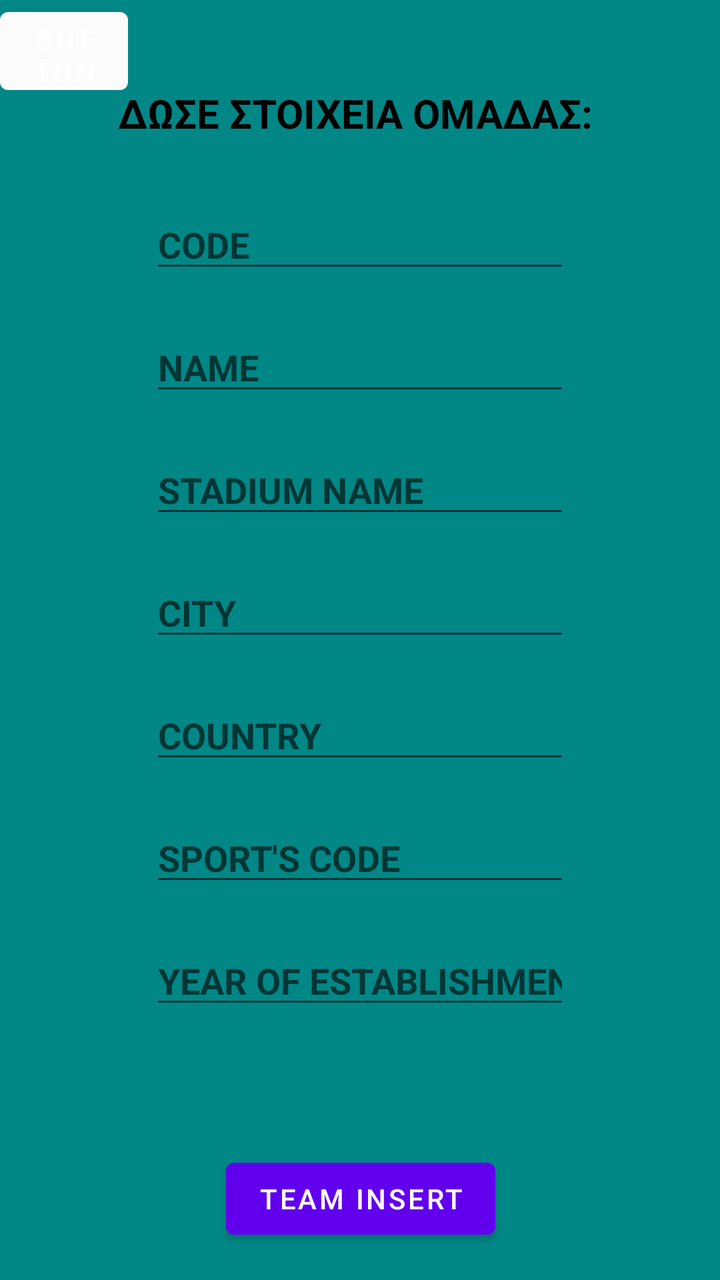
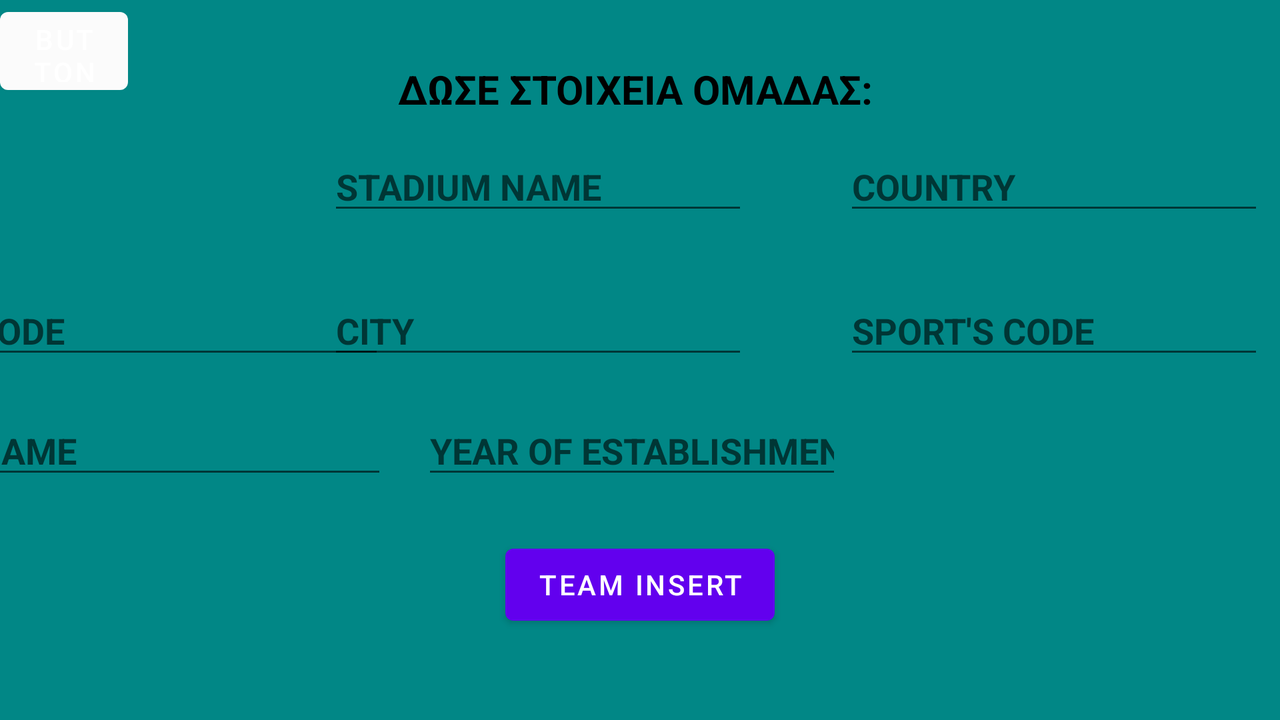

First picture: res/layout/ on a phone held upright. Second picture: the repository's own variant of that layout, on a device whose configuration matches the variant's folder. Source for both follows.
<!-- AndroidManifest.xml: application theme Theme.Ergasia -->
<!-- res/layout/fragment_team_insert.xml -->
<?xml version="1.0" encoding="utf-8"?>
<FrameLayout xmlns:android="http://schemas.android.com/apk/res/android"
    xmlns:tools="http://schemas.android.com/tools"
    android:layout_width="match_parent"
    android:layout_height="match_parent"
    xmlns:app="http://schemas.android.com/apk/res-auto"
    tools:context=".TeamInsertFragment">

    
    <androidx.constraintlayout.widget.ConstraintLayout
        android:layout_width="match_parent"
        android:layout_height="match_parent"
        android:background="@color/teal_700">




        <EditText
            android:id="@+id/editTextCodeTeam"
            android:layout_width="wrap_content"
            android:layout_height="wrap_content"
            android:layout_marginStart="120dp"
            android:layout_marginLeft="120dp"
            android:layout_marginTop="100dp"
            android:layout_marginEnd="120dp"
            android:layout_marginRight="120dp"
            android:layout_marginBottom="20dp"
            android:ems="10"
            android:inputType="textPersonName"
            android:hint="@string/editTextTextCodeSport"
            android:textStyle="bold"
            android:textColor="@color/black"
            app:layout_constraintBottom_toTopOf="@+id/editTextTeamName"
            app:layout_constraintEnd_toEndOf="parent"
            app:layout_constraintStart_toStartOf="parent"
            app:layout_constraintTop_toTopOf="parent" />

        <EditText
            android:id="@+id/editTextTeamName"
            android:layout_width="wrap_content"
            android:layout_height="wrap_content"
            android:layout_marginStart="120dp"
            android:layout_marginLeft="120dp"
            android:layout_marginTop="20dp"
            android:layout_marginEnd="120dp"
            android:layout_marginRight="120dp"
            android:ems="10"
            android:inputType="textPersonName"
            android:hint="NAME"
            android:textStyle="bold"
            android:textColor="@color/black"
            app:layout_constraintEnd_toEndOf="parent"
            app:layout_constraintStart_toStartOf="parent"
            app:layout_constraintTop_toBottomOf="@+id/editTextCodeTeam" />

        <EditText
            android:id="@+id/editTextStadiumName"
            android:layout_width="wrap_content"
            android:layout_height="wrap_content"
            android:layout_marginStart="120dp"
            android:layout_marginLeft="120dp"
            android:layout_marginTop="20dp"
            android:layout_marginEnd="120dp"
            android:layout_marginRight="120dp"
            android:ems="10"
            android:inputType="textPersonName"
            android:hint="STADIUM NAME"
            android:textStyle="bold"
            android:textColor="@color/black"
            app:layout_constraintEnd_toEndOf="parent"
            app:layout_constraintStart_toStartOf="parent"
            app:layout_constraintTop_toBottomOf="@+id/editTextTeamName" />

        <EditText
            android:id="@+id/editTextStadiumCity"
            android:layout_width="wrap_content"
            android:layout_height="wrap_content"
            android:layout_marginStart="120dp"
            android:layout_marginLeft="120dp"
            android:layout_marginTop="20dp"
            android:layout_marginEnd="120dp"
            android:layout_marginRight="120dp"
            android:ems="10"
            android:inputType="textPersonName"
            android:hint="CITY"
            android:textStyle="bold"
            android:textColor="@color/black"
            app:layout_constraintEnd_toEndOf="parent"
            app:layout_constraintStart_toStartOf="parent"
            app:layout_constraintTop_toBottomOf="@+id/editTextStadiumName" />


        <TextView
            android:id="@+id/text_team_insert"
            android:layout_width="match_parent"
            android:layout_height="wrap_content"
            android:layout_marginStart="8dp"
            android:layout_marginTop="20dp"
            android:layout_marginEnd="8dp"
            android:layout_marginBottom="60dp"
            android:text="ΔΩΣΕ ΣΤΟΙΧΕΙΑ ΟΜΑΔΑΣ: "
            android:textAlignment="center"
            android:textSize="20sp"
            android:textStyle="bold"
            android:textColor="@color/black"
            app:layout_constraintBottom_toBottomOf="parent"
            app:layout_constraintEnd_toEndOf="parent"
            app:layout_constraintHorizontal_bias="0.0"
            app:layout_constraintStart_toStartOf="parent"
            app:layout_constraintTop_toTopOf="parent"
            app:layout_constraintVertical_bias="0.043" />

        <Button
            android:id="@+id/button_team_insert"
            android:layout_width="wrap_content"
            android:layout_height="wrap_content"
            android:layout_marginStart="120dp"
            android:layout_marginLeft="120dp"
            android:layout_marginTop="250dp"
            android:layout_marginEnd="120dp"
            android:layout_marginRight="120dp"
            android:text="TEAM INSERT"
            app:layout_constraintEnd_toEndOf="parent"
            app:layout_constraintHorizontal_bias="0.483"
            app:layout_constraintStart_toStartOf="parent"
            app:layout_constraintTop_toBottomOf="@+id/editTextStadiumCity" />

        <EditText
            android:id="@+id/editTextStadiumCountry"
            android:layout_width="wrap_content"
            android:layout_height="wrap_content"
            android:layout_marginStart="120dp"
            android:layout_marginLeft="120dp"
            android:layout_marginTop="20dp"
            android:layout_marginEnd="120dp"
            android:layout_marginRight="120dp"
            android:ems="10"
            android:inputType="textPersonName"
            android:hint="COUNTRY"
            android:textStyle="bold"
            android:textColor="@color/black"
            app:layout_constraintEnd_toEndOf="parent"
            app:layout_constraintStart_toStartOf="parent"
            app:layout_constraintTop_toBottomOf="@+id/editTextStadiumCity" />

        <EditText
            android:id="@+id/editTextTeamSportsCode"
            android:layout_width="wrap_content"
            android:layout_height="wrap_content"
            android:layout_marginStart="120dp"
            android:layout_marginLeft="120dp"
            android:layout_marginTop="20dp"
            android:layout_marginEnd="120dp"
            android:layout_marginRight="120dp"
            android:ems="10"
            android:inputType="textPersonName"
            android:hint="SPORT'S CODE"
            android:textStyle="bold"
            android:textColor="@color/black"
            app:layout_constraintEnd_toEndOf="parent"
            app:layout_constraintStart_toStartOf="parent"
            app:layout_constraintTop_toBottomOf="@+id/editTextStadiumCountry" />

        <EditText
            android:id="@+id/editTextYearTeamBirth"
            android:layout_width="wrap_content"
            android:layout_height="wrap_content"
            android:layout_marginStart="120dp"
            android:layout_marginLeft="120dp"
            android:layout_marginTop="20dp"
            android:layout_marginEnd="120dp"
            android:layout_marginRight="120dp"
            android:ems="10"
            android:inputType="textPersonName"
            android:hint="YEAR OF ESTABLISHMENT "
            android:textStyle="bold"
            android:textColor="@color/black"
            app:layout_constraintEnd_toEndOf="parent"
            app:layout_constraintStart_toStartOf="parent"
            app:layout_constraintTop_toBottomOf="@+id/editTextTeamSportsCode" />
        <Button
            android:id="@+id/backTeam"
            android:layout_width="64dp"
            android:layout_height="51dp"
            android:text="Button"
            app:backgroundTint="#FBFBFB"
            app:icon="@drawable/ic_baseline_arrow_back_24"
            app:iconTint="#090404"
            app:layout_constraintStart_toStartOf="parent"
            app:layout_constraintTop_toTopOf="parent" />


    </androidx.constraintlayout.widget.ConstraintLayout>

</FrameLayout>
<!-- resources referenced by this layout -->
<resources>
  <color name="black">#FF000000</color>
  <color name="teal_700">#FF018786</color>
  <string name="editTextTextCodeSport">CODE</string>
  <style name="Theme.Ergasia" parent="Theme.MaterialComponents.DayNight.DarkActionBar">
          
          <item name="colorPrimary">@color/purple_500</item>
          <item name="colorPrimaryVariant">@color/purple_700</item>
          <item name="colorOnPrimary">@color/white</item>
          
          <item name="colorSecondary">@color/teal_200</item>
          <item name="colorSecondaryVariant">@color/teal_700</item>
          <item name="colorOnSecondary">@color/black</item>
          
          <item name="android:statusBarColor" tools:targetApi="l">?attr/colorPrimaryVariant</item>
          
      </style>
  <color name="purple_500">#FF6200EE</color>
  <color name="purple_700">#FF3700B3</color>
  <color name="white">#FFFFFFFF</color>
  <color name="teal_200">#FF03DAC5</color>
</resources>
<!-- res/layout-land/fragment_team_insert.xml (the repository's variant of the layout above) -->
<!-- drawn on the phone turned sideways -->
<?xml version="1.0" encoding="utf-8"?>
<FrameLayout xmlns:android="http://schemas.android.com/apk/res/android"
    xmlns:tools="http://schemas.android.com/tools"
    android:layout_width="match_parent"
    android:layout_height="match_parent"
    xmlns:app="http://schemas.android.com/apk/res-auto"
    tools:context=".TeamInsertFragment">

    
    <androidx.constraintlayout.widget.ConstraintLayout
        android:layout_width="match_parent"
        android:layout_height="match_parent"
        android:background="@color/teal_700">




        <EditText
            android:id="@+id/editTextCodeTeam"
            android:layout_width="wrap_content"
            android:layout_height="wrap_content"
            android:layout_marginTop="112dp"
            android:ems="10"
            android:hint="@string/editTextTextCodeSport"
            android:inputType="textPersonName"
            android:textColor="@color/black"
            android:textStyle="bold"
            app:layout_constraintEnd_toStartOf="@+id/editTextStadiumName"
            app:layout_constraintHorizontal_bias="0.391"
            app:layout_constraintStart_toStartOf="parent"
            app:layout_constraintTop_toTopOf="@+id/text_team_insert" />

        <EditText
            android:id="@+id/editTextTeamName"
            android:layout_width="wrap_content"
            android:layout_height="wrap_content"
            android:layout_marginTop="172dp"
            android:ems="10"
            android:hint="NAME"
            android:inputType="textPersonName"
            android:textColor="@color/black"
            android:textStyle="bold"
            app:layout_constraintEnd_toStartOf="@+id/editTextStadiumCity"
            app:layout_constraintHorizontal_bias="0.36"
            app:layout_constraintStart_toStartOf="parent"
            app:layout_constraintTop_toTopOf="@+id/text_team_insert" />

        <EditText
            android:id="@+id/editTextStadiumName"
            android:layout_width="wrap_content"
            android:layout_height="wrap_content"
            android:layout_marginTop="40dp"
            android:layout_marginEnd="48dp"
            android:layout_marginRight="48dp"
            android:ems="10"
            android:hint="STADIUM NAME"
            android:inputType="textPersonName"
            android:textColor="@color/black"
            android:textStyle="bold"
            app:layout_constraintEnd_toStartOf="@+id/editTextStadiumCountry"
            app:layout_constraintTop_toTopOf="@+id/text_team_insert" />

        <EditText
            android:id="@+id/editTextStadiumCity"
            android:layout_width="wrap_content"
            android:layout_height="wrap_content"
            android:layout_marginTop="112dp"
            android:layout_marginEnd="48dp"
            android:layout_marginRight="48dp"
            android:ems="10"
            android:hint="CITY"
            android:inputType="textPersonName"
            android:textColor="@color/black"
            android:textStyle="bold"
            app:layout_constraintEnd_toStartOf="@+id/editTextTeamSportsCode"
            app:layout_constraintTop_toTopOf="@+id/text_team_insert" />

        <TextView
            android:id="@+id/text_team_insert"
            android:layout_width="match_parent"
            android:layout_height="wrap_content"
            android:layout_marginStart="8dp"
            android:layout_marginTop="20dp"
            android:layout_marginEnd="8dp"
            android:layout_marginBottom="60dp"
            android:text="ΔΩΣΕ ΣΤΟΙΧΕΙΑ ΟΜΑΔΑΣ: "
            android:textAlignment="center"
            android:textColor="@color/black"
            android:textSize="20sp"
            android:textStyle="bold"
            app:layout_constraintBottom_toBottomOf="parent"
            app:layout_constraintEnd_toEndOf="parent"
            app:layout_constraintHorizontal_bias="0.0"
            app:layout_constraintStart_toStartOf="parent"
            app:layout_constraintTop_toTopOf="parent"
            app:layout_constraintVertical_bias="0.043" />

        <Button
            android:id="@+id/button_team_insert"
            android:layout_width="wrap_content"
            android:layout_height="wrap_content"
            android:layout_marginStart="120dp"
            android:layout_marginLeft="120dp"
            android:layout_marginTop="84dp"
            android:layout_marginEnd="120dp"
            android:layout_marginRight="120dp"
            android:text="TEAM INSERT"
            app:layout_constraintEnd_toEndOf="parent"
            app:layout_constraintStart_toStartOf="parent"
            app:layout_constraintTop_toBottomOf="@+id/editTextStadiumCity" />

        <EditText
            android:id="@+id/editTextStadiumCountry"
            android:layout_width="wrap_content"
            android:layout_height="wrap_content"
            android:layout_marginTop="40dp"
            android:layout_marginEnd="8dp"
            android:layout_marginRight="8dp"
            android:ems="10"
            android:hint="COUNTRY"
            android:inputType="textPersonName"
            android:textColor="@color/black"
            android:textStyle="bold"
            app:layout_constraintEnd_toEndOf="parent"
            app:layout_constraintTop_toTopOf="@+id/text_team_insert" />

        <EditText
            android:id="@+id/editTextTeamSportsCode"
            android:layout_width="wrap_content"
            android:layout_height="wrap_content"
            android:layout_marginTop="112dp"
            android:layout_marginEnd="8dp"
            android:layout_marginRight="8dp"
            android:ems="10"
            android:hint="SPORT'S CODE"
            android:inputType="textPersonName"
            android:textColor="@color/black"
            android:textStyle="bold"
            app:layout_constraintEnd_toEndOf="parent"
            app:layout_constraintTop_toTopOf="@+id/text_team_insert" />

        <EditText
            android:id="@+id/editTextYearTeamBirth"
            android:layout_width="wrap_content"
            android:layout_height="wrap_content"
            android:layout_marginTop="172dp"
            android:ems="10"
            android:hint="YEAR OF ESTABLISHMENT "
            android:inputType="textPersonName"
            android:textColor="@color/black"
            android:textStyle="bold"
            app:layout_constraintEnd_toEndOf="parent"
            app:layout_constraintHorizontal_bias="0.491"
            app:layout_constraintStart_toStartOf="parent"
            app:layout_constraintTop_toTopOf="@+id/text_team_insert" />
        <Button
            android:id="@+id/backTeam"
            android:layout_width="64dp"
            android:layout_height="51dp"
            android:text="Button"
            app:backgroundTint="#FBFBFB"
            app:icon="@drawable/ic_baseline_arrow_back_24"
            app:iconTint="#090404"
            app:layout_constraintStart_toStartOf="parent"
            app:layout_constraintTop_toTopOf="parent" />


    </androidx.constraintlayout.widget.ConstraintLayout>

</FrameLayout>
